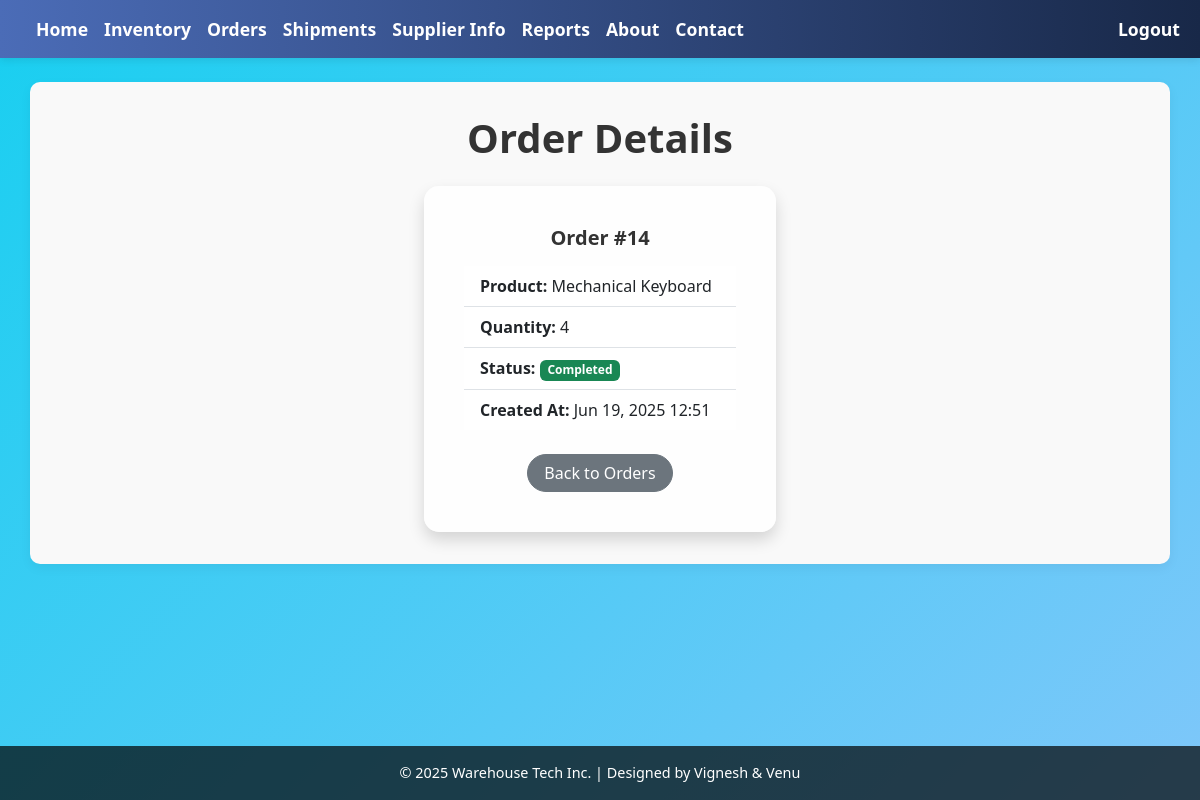
Screenshot of /orders/14/ (signed in) with the database file from the repository.
### home/models.py (models this page shows, shortened)
class Order(models.Model):
    STATUS_CHOICES = [
        ('Pending', 'Pending'),
        ('In Progress', 'In Progress'),
        ('Completed', 'Completed'),
    ]
    product = models.CharField(max_length=100)
    quantity = models.PositiveIntegerField()
    status = models.CharField(max_length=20, choices=STATUS_CHOICES, default='Pending')
    created_at = models.DateTimeField(auto_now_add=True)
    employee = models.ForeignKey(User, on_delete=models.CASCADE, related_name='orders')

### home/views.py (the view)
# urls.py: path('orders/<int:order_id>/', views.order_detail, name='order_detail'),
@login_required
def order_detail(request, order_id):
    order = get_object_or_404(Order, id=order_id)
    return render(request, 'orders_view.html', {'order': order})

### templates/orders_view.html (shortened to what this page needs)
{% extends 'base.html' %}
{% block content %}
  <h1 class="mb-4 text-center fw-bold">Order Details</h1>
  <div class="d-flex justify-content-center">
    <div class="card shadow p-4" style="width: 22rem; border-radius: 15px;">
      <div class="card-body">
        <h5 class="card-title fw-bold text-center mb-3">Order #{{ order.id }}</h5>
        <ul class="list-group list-group-flush">
          <li class="list-group-item">
            <strong>Product:</strong> {{ order.product }}
          </li>
          <li class="list-group-item">
            <strong>Quantity:</strong> {{ order.quantity }}
          </li>
          <li class="list-group-item">
            <strong>Status:</strong>
            <span class="badge
              {% if order.status == 'Completed' %}bg-success
              {% elif order.status == 'Pending' %}bg-warning text-dark
              {% else %}bg-info text-dark{% endif %}">
              {{ order.status }}
            </span>
          </li>
          <li class="list-group-item">
            <strong>Created At:</strong> {{ order.created_at|date:"M d, Y H:i" }}
          </li>
        </ul>
        <div class="text-center mt-4">
          <a href="{% url 'orders' %}" class="btn btn-secondary">Back to Orders</a>
        </div>
      </div>
    </div>
  </div>
{% endblock %}

### templates/base.html (style rules this page uses)
body, html { height: 100%; margin: 0; display: flex; flex-direction: column; }
body { background: linear-gradient(-45deg, rgb(211, 113, 244), rgb(224, 86, 86), #a1c4fd, rgb(24, 207, 240)); background-size: 400% 400%; animation: gradientShift 15s ease infinite; }
.card { border: none; border-radius: 10px; transition: transform 0.2s ease, box-shadow 0.2s ease; background-color: rgba(255, 255, 255, 0.85); }
h1, .card-title, .card-text, a { color: #333; }
.btn { border-radius: 20px; padding: 6px 16px; }

### rows the page displays
Order: id "14", product "Mechanical Keyboard", quantity "4", status "Completed", created_at "Jun 19, 2025 12:51"
